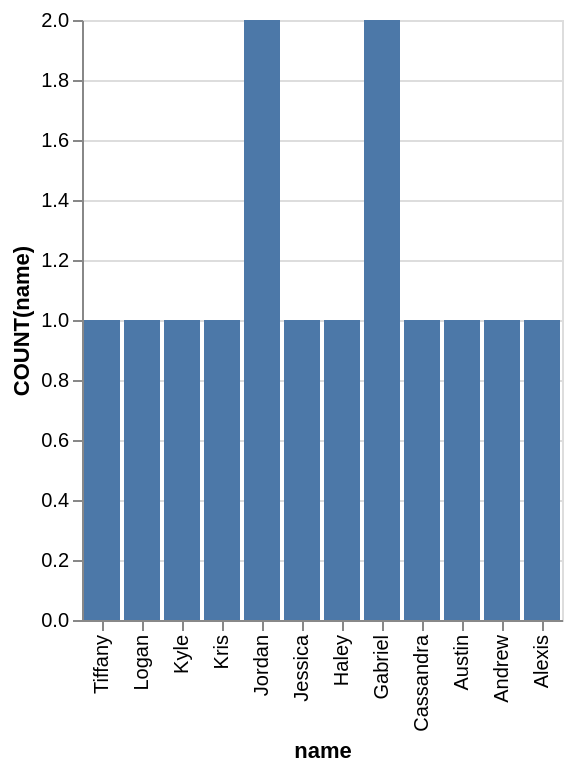

Specify this chart in Vega-Lite:
### Vega-Lite specification from a JSON file in a GitHub repository (floating-point values rounded to 4 significant figures)
{"data": {"values": [{"x_data": "Tiffany", "y_data": 1}, {"x_data": "Logan", "y_data": 1}, {"x_data": "Kyle", "y_data": 1}, {"x_data": "Kris", "y_data": 1}, {"x_data": "Jordan", "y_data": 2}, {"x_data": "Jessica", "y_data": 1}, {"x_data": "Haley", "y_data": 1}, {"x_data": "Gabriel", "y_data": 2}, {"x_data": "Cassandra", "y_data": 1}, {"x_data": "Austin", "y_data": 1}, {"x_data": "Andrew", "y_data": 1}, {"x_data": "Alexis", "y_data": 1}]}, "mark": "bar", "encoding": {"x": {"field": "x_data", "type": "nominal", "title": "name", "sort": "descending"}, "y": {"field": "y_data", "type": "quantitative", "title": "COUNT(name)"}}}
